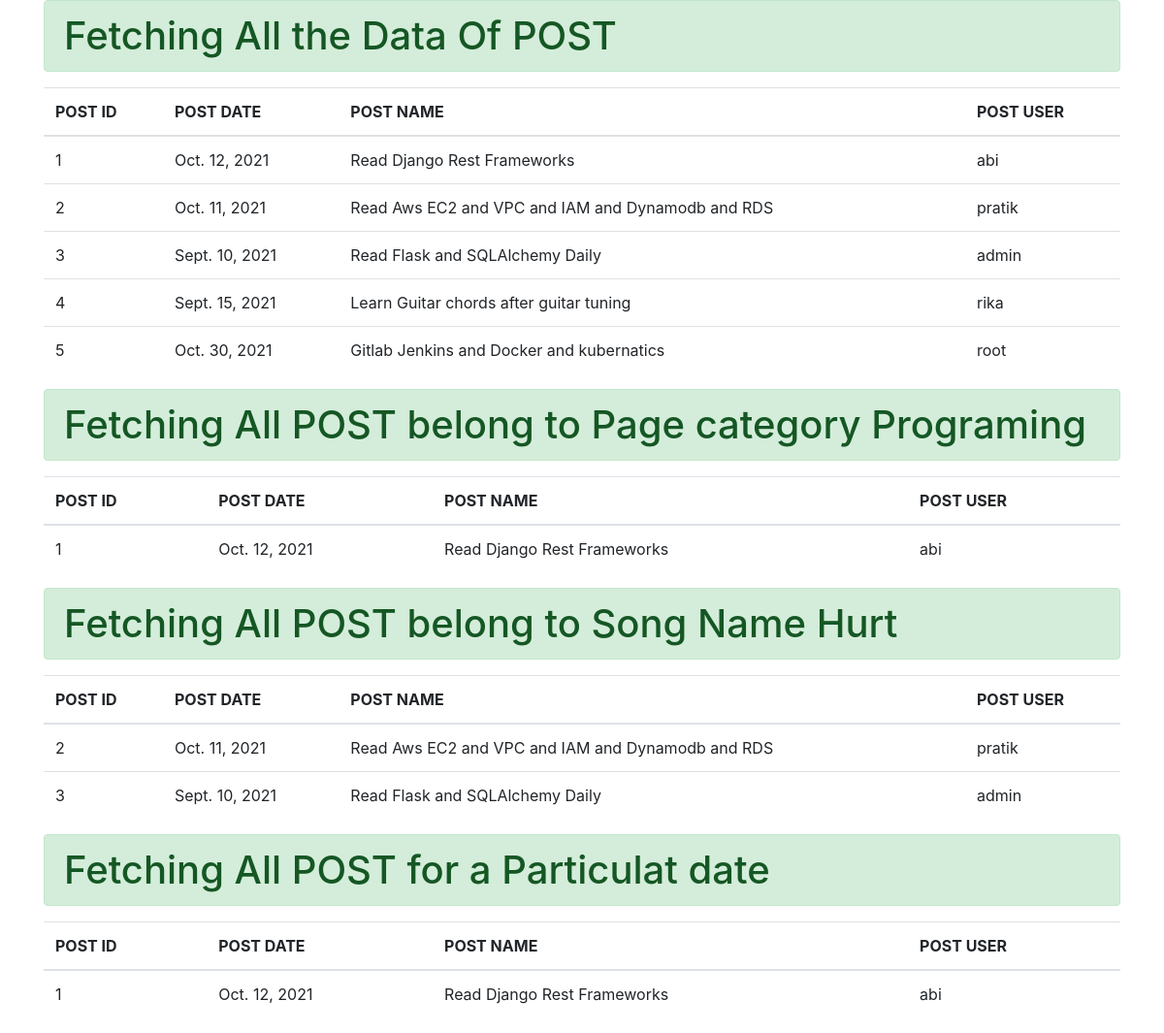
Page /post/ on the committed database.
### allRelationshipApp/models.py (models this page shows, shortened)
class Post(models.Model):
    user=models.ForeignKey(User,on_delete=models.CASCADE)
    post_date=models.DateField()
    post_name=models.CharField(max_length=50)

### allRelationshipApp/views.py (the view)
# urls.py: path('post/', views.show_post_details),
def show_post_details(request):
    data1=Post.objects.all()
    data2=Post.objects.filter(user__page__page_cat="Programming")
    data3=Post.objects.filter(user__song__song_name="Hurt").order_by("id")
    data4=Post.objects.filter(post_date=date(2021,10,12)).order_by("id")
    return render(request, "allRelationshipApp/post.html", {"data1":data1,"data2":data2,"data3":data3,"data4":data4})

### allRelationshipApp/templates/allRelationshipApp/post.html (shortened to what this page needs)
<!DOCTYPE html>
<html lang="en">
<head>
    <link rel="stylesheet" href="https://cdn.jsdelivr.net/npm/bootstrap@4.6.0/dist/css/bootstrap.min.css">
</head>
<body>
    <div class="container">
        <h1 class="display-5 alert alert-success">Fetching All the Data Of POST</h1>
        {% if data1 %}
        <table class="table table-inverse">
            <thead>
                <tr>
                    <th>POST ID</th>
                    <th>POST DATE</th>
                    <th>POST NAME</th>
                    <th>POST USER</th>
                </tr>
            </thead>
            <tbody>
                {% for data in data1 %}
                <tr>
                    <td>{{data.id}}</td>
                    <td>{{data.post_date}}</td>
                    <td>{{data.post_name}}</td>
                    <td>{{data.user}}</td>
                </tr>
                {% endfor %}
            </tbody>
        </table>
        {% else %}
        <h1 class="display-4 alert alert-danger">No data available</h1>
        {% endif %}
    </div>
    <div class="container">
        <h1 class="display-5 alert alert-success">Fetching All POST belong to Page category Programing</h1>
        {% if data2 %}
        <table class="table table-inverse">
            <thead>
                <tr>
                    <th>POST ID</th>
                    <th>POST DATE</th>
                    <th>POST NAME</th>
                    <th>POST USER</th>
                </tr>
            </thead>
            <tbody>
                {% for data in data2 %}
                <tr>
                    <td>{{data.id}}</td>
                    <td>{{data.post_date}}</td>
                    <td>{{data.post_name}}</td>
                    <td>{{data.user}}</td>
                </tr>
                {% endfor %}
            </tbody>
        </table>
        {% else %}
        <h1 class="display-4 alert alert-danger">No data available</h1>
        {% endif %}
    </div>
     <div class="container">
        <h1 class="display-5 alert alert-success">Fetching All POST belong to Song Name Hurt </h1>
        {% if data3 %}
        <table class="table table-inverse">
            <thead>
                <tr>
                    <th>POST ID</th>
                    <th>POST DATE</th>
                    <th>POST NAME</th>
                    <th>POST USER</th>
                </tr>
            </thead>
            <tbody>
                {% for data in data3 %}
                <tr>
                    <td>{{data.id}}</td>
                    <td>{{data.post_date}}</td>
                    <td>{{data.post_name}}</td>
                    <td>{{data.user}}</td>
                </tr>
                {% endfor %}
            </tbody>
        </table>
        {% else %}
        <h1 class="display-4 alert alert-danger">No data available</h1>
        {% endif %}
    </div>
     <div class="container">
        <h1 class="display-5 alert alert-success">Fetching All POST for a Particulat date </h1>
        {% if data4 %}
        <table class="table table-inverse">
            <thead>
                <tr>
                    <th>POST ID</th>
                    <th>POST DATE</th>
                    <th>POST NAME</th>
                    <th>POST USER</th>
                </tr>
            </thead>
            <tbody>
                {% for data in data4 %}
                <tr>
                    <td>{{data.id}}</td>
                    <td>{{data.post_date}}</td>
                    <td>{{data.post_name}}</td>
                    <td>{{data.user}}</td>
                </tr>
                {% endfor %}
            </tbody>
        </table>
        {% else %}
        <h1 class="display-4 alert alert-danger">No data available</h1>
        {% endif %}
    </div>
</body>
</html>

### rows in the picture
Post: id "1", post_date "Oct. 12, 2021", post_name "Read Django Rest Frameworks", user "abi"
Post: id "2", post_date "Oct. 11, 2021", post_name "Read Aws EC2 and VPC and IAM and Dynamodb and RDS", user "pratik"
Post: id "3", post_date "Sept. 10, 2021", post_name "Read Flask and SQLAlchemy Daily", user "admin"
Post: id "4", post_date "Sept. 15, 2021", post_name "Learn Guitar chords after guitar tuning", user "rika"
Post: id "5", post_date "Oct. 30, 2021", post_name "Gitlab Jenkins and Docker and kubernatics", user "root"
